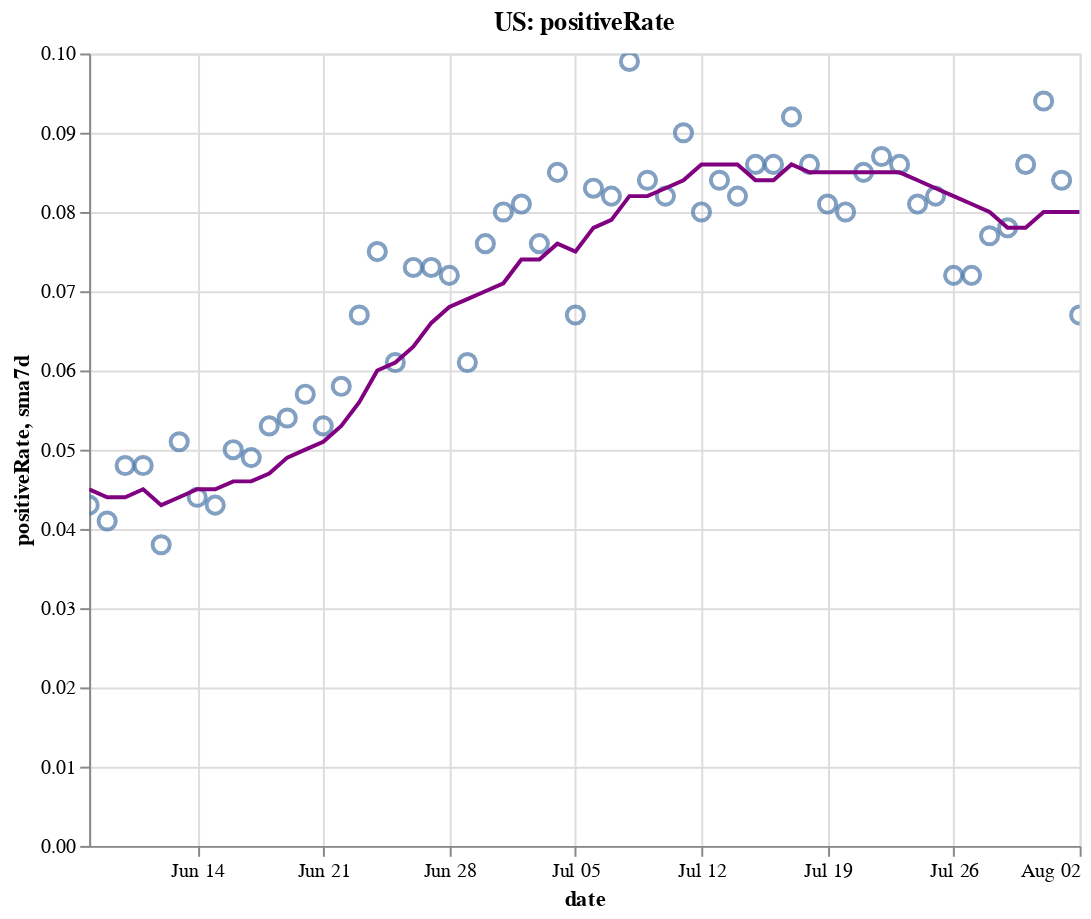

Write notebook code for a chart like this one.
### Code cell
create_plot(us, 'positiveRate')

### Figure 1 — Vega-Lite specification as saved in the notebook (floating-point values rounded to 4 significant figures)
{"config": {"view": {"continuousWidth": 400, "continuousHeight": 300}}, "layer": [{"layer": [{"mark": {"type": "point", "size": 75}, "encoding": {"tooltip": [{"type": "temporal", "field": "date"}, {"type": "quantitative", "field": "positiveRate"}, {"type": "quantitative", "field": "sma7d"}], "x": {"type": "temporal", "field": "date"}, "y": {"type": "quantitative", "field": "positiveRate"}}, "selection": {"selector004": {"type": "interval", "bind": "scales", "encodings": ["x", "y"]}}}, {"mark": {"type": "line", "color": "purple"}, "encoding": {"x": {"type": "temporal", "field": "date"}, "y": {"type": "quantitative", "field": "sma7d"}}}]}, {"mark": {"type": "rule", "color": "#aaa"}, "encoding": {"x": {"type": "temporal", "field": "date"}}, "transform": [{"filter": {"selection": "selector003"}}]}, {"mark": "circle", "encoding": {"opacity": {"condition": {"value": 1, "selection": "selector003"}, "value": 0}, "tooltip": [{"type": "temporal", "field": "date"}, {"type": "quantitative", "field": "positiveRate"}, {"type": "quantitative", "field": "sma7d"}], "x": {"type": "temporal", "field": "date"}, "y": {"type": "quantitative", "field": "positiveRate"}}, "selection": {"selector003": {"type": "single", "encodings": ["x"], "on": "mouseover", "nearest": true, "empty": "none"}}}, {"mark": {"type": "text", "align": "left", "dx": 5, "dy": -5, "stroke": "white", "strokeWidth": 2}, "encoding": {"text": {"type": "quantitative", "field": "positiveRate"}, "tooltip": [{"type": "temporal", "field": "date"}, {"type": "quantitative", "field": "positiveRate"}, {"type": "quantitative", "field": "sma7d"}], "x": {"type": "temporal", "field": "date"}, "y": {"type": "quantitative", "field": "positiveRate"}}, "transform": [{"filter": {"selection": "selector003"}}]}, {"mark": {"type": "text", "align": "left", "dx": 5, "dy": -5}, "encoding": {"text": {"type": "quantitative", "field": "positiveRate"}, "tooltip": [{"type": "temporal", "field": "date"}, {"type": "quantitative", "field": "positiveRate"}, {"type": "quantitative", "field": "sma7d"}], "x": {"type": "temporal", "field": "date"}, "y": {"type": "quantitative", "field": "positiveRate"}}, "transform": [{"filter": {"selection": "selector003"}}]}], "data": {"name": "data-876301de97d156245d21ac6476f3dc89"}, "height": 400, "title": "US: positiveRate", "width": 500, "$schema": "https://vega.github.io/schema/vega-lite/v4.8.1.json", "datasets": {"data-876301de97d156245d21ac6476f3dc89": [{"date": "2020-06-08T00:00:00", "totalTestResultsIncrease": 395100.0, "positiveIncrease": 17010.0, "death": 104900.0, "deathIncrease": 660.0, "positiveRate": 0.043, "state": "US", "sma7d": 0.045}, {"date": "2020-06-09T00:00:00", "totalTestResultsIncrease": 419700.0, "positiveIncrease": 17180.0, "death": 105800.0, "deathIncrease": 898.0, "positiveRate": 0.041, "state": "US", "sma7d": 0.044}, {"date": "2020-06-10T00:00:00", "totalTestResultsIncrease": 429000.0, "positiveIncrease": 20800.0, "death": 106700.0, "deathIncrease": 885.0, "positiveRate": 0.048, "state": "US", "sma7d": 0.044}, {"date": "2020-06-11T00:00:00", "totalTestResultsIncrease": 459500.0, "positiveIncrease": 22030.0, "death": 107600.0, "deathIncrease": 898.0, "positiveRate": 0.048, "state": "US", "sma7d": 0.045}, {"date": "2020-06-12T00:00:00", "totalTestResultsIncrease": 623100.0, "positiveIncrease": 23480.0, "death": 108400.0, "deathIncrease": 772.0, "positiveRate": 0.038, "state": "US", "sma7d": 0.043}, {"date": "2020-06-13T00:00:00", "totalTestResultsIncrease": 496400.0, "positiveIncrease": 25340.0, "death": 109100.0, "deathIncrease": 691.0, "positiveRate": 0.051, "state": "US", "sma7d": 0.044}, {"date": "2020-06-14T00:00:00", "totalTestResultsIncrease": 485200.0, "positiveIncrease": 21370.0, "death": 109400.0, "deathIncrease": 355.0, "positiveRate": 0.044, "state": "US", "sma7d": 0.045}, {"date": "2020-06-15T00:00:00", "totalTestResultsIncrease": 432800.0, "positiveIncrease": 18510.0, "death": 109800.0, "deathIncrease": 380.0, "positiveRate": 0.043, "state": "US", "sma7d": 0.045}, {"date": "2020-06-16T00:00:00", "totalTestResultsIncrease": 464500.0, "positiveIncrease": 23440.0, "death": 110500.0, "deathIncrease": 729.0, "positiveRate": 0.05, "state": "US", "sma7d": 0.046}, {"date": "2020-06-17T00:00:00", "totalTestResultsIncrease": 485300.0, "positiveIncrease": 23870.0, "death": 111300.0, "deathIncrease": 767.0, "positiveRate": 0.049, "state": "US", "sma7d": 0.046}, {"date": "2020-06-18T00:00:00", "totalTestResultsIncrease": 516200.0, "positiveIncrease": 27530.0, "death": 112000.0, "deathIncrease": 704.0, "positiveRate": 0.053, "state": "US", "sma7d": 0.047}, {"date": "2020-06-19T00:00:00", "totalTestResultsIncrease": 574000.0, "positiveIncrease": 31050.0, "death": 112700.0, "deathIncrease": 655.0, "positiveRate": 0.054, "state": "US", "sma7d": 0.049}, {"date": "2020-06-20T00:00:00", "totalTestResultsIncrease": 559200.0, "positiveIncrease": 31990.0, "death": 113300.0, "deathIncrease": 628.0, "positiveRate": 0.057, "state": "US", "sma7d": 0.05}, {"date": "2020-06-21T00:00:00", "totalTestResultsIncrease": 511100.0, "positiveIncrease": 27280.0, "death": 113600.0, "deathIncrease": 292.0, "positiveRate": 0.053, "state": "US", "sma7d": 0.051}, {"date": "2020-06-22T00:00:00", "totalTestResultsIncrease": 466600.0, "positiveIncrease": 27020.0, "death": 113900.0, "deathIncrease": 283.0, "positiveRate": 0.058, "state": "US", "sma7d": 0.053}, {"date": "2020-06-23T00:00:00", "totalTestResultsIncrease": 491700.0, "positiveIncrease": 33020.0, "death": 114600.0, "deathIncrease": 708.0, "positiveRate": 0.067, "state": "US", "sma7d": 0.056}, {"date": "2020-06-24T00:00:00", "totalTestResultsIncrease": 519200.0, "positiveIncrease": 38680.0, "death": 115300.0, "deathIncrease": 724.0, "positiveRate": 0.075, "state": "US", "sma7d": 0.06}, {"date": "2020-06-25T00:00:00", "totalTestResultsIncrease": 637100.0, "positiveIncrease": 39070.0, "death": 117800.0, "deathIncrease": 2501.0, "positiveRate": 0.061, "state": "US", "sma7d": 0.061}, {"date": "2020-06-26T00:00:00", "totalTestResultsIncrease": 606700.0, "positiveIncrease": 44420.0, "death": 118400.0, "deathIncrease": 636.0, "positiveRate": 0.073, "state": "US", "sma7d": 0.063}, {"date": "2020-06-27T00:00:00", "totalTestResultsIncrease": 599400.0, "positiveIncrease": 43780.0, "death": 119000.0, "deathIncrease": 509.0, "positiveRate": 0.073, "state": "US", "sma7d": 0.066}, {"date": "2020-06-28T00:00:00", "totalTestResultsIncrease": 583900.0, "positiveIncrease": 41860.0, "death": 119200.0, "deathIncrease": 271.0, "positiveRate": 0.072, "state": "US", "sma7d": 0.068}, {"date": "2020-06-29T00:00:00", "totalTestResultsIncrease": 646800.0, "positiveIncrease": 39180.0, "death": 119600.0, "deathIncrease": 330.0, "positiveRate": 0.061, "state": "US", "sma7d": 0.069}, {"date": "2020-06-30T00:00:00", "totalTestResultsIncrease": 624100.0, "positiveIncrease": 47460.0, "death": 120200.0, "deathIncrease": 596.0, "positiveRate": 0.076, "state": "US", "sma7d": 0.07}, {"date": "2020-07-01T00:00:00", "totalTestResultsIncrease": 633300.0, "positiveIncrease": 50670.0, "death": 120900.0, "deathIncrease": 701.0, "positiveRate": 0.08, "state": "US", "sma7d": 0.071}, {"date": "2020-07-02T00:00:00", "totalTestResultsIncrease": 662300.0, "positiveIncrease": 53830.0, "death": 121600.0, "deathIncrease": 697.0, "positiveRate": 0.081, "state": "US", "sma7d": 0.074}, {"date": "2020-07-03T00:00:00", "totalTestResultsIncrease": 710900.0, "positiveIncrease": 54220.0, "death": 122100.0, "deathIncrease": 597.0, "positiveRate": 0.076, "state": "US", "sma7d": 0.074}, {"date": "2020-07-04T00:00:00", "totalTestResultsIncrease": 642200.0, "positiveIncrease": 54730.0, "death": 122500.0, "deathIncrease": 306.0, "positiveRate": 0.085, "state": "US", "sma7d": 0.076}, {"date": "2020-07-05T00:00:00", "totalTestResultsIncrease": 681400.0, "positiveIncrease": 45790.0, "death": 122700.0, "deathIncrease": 209.0, "positiveRate": 0.067, "state": "US", "sma7d": 0.075}, {"date": "2020-07-06T00:00:00", "totalTestResultsIncrease": 501200.0, "positiveIncrease": 41600.0, "death": 122900.0, "deathIncrease": 242.0, "positiveRate": 0.083, "state": "US", "sma7d": 0.078}, {"date": "2020-07-07T00:00:00", "totalTestResultsIncrease": 634800.0, "positiveIncrease": 51770.0, "death": 123800.0, "deathIncrease": 922.0, "positiveRate": 0.082, "state": "US", "sma7d": 0.079}, {"date": "2020-07-08T00:00:00", "totalTestResultsIncrease": 629100.0, "positiveIncrease": 62150.0, "death": 124700.0, "deathIncrease": 897.0, "positiveRate": 0.099, "state": "US", "sma7d": 0.082}, {"date": "2020-07-09T00:00:00", "totalTestResultsIncrease": 703000.0, "positiveIncrease": 58840.0, "death": 125600.0, "deathIncrease": 867.0, "positiveRate": 0.084, "state": "US", "sma7d": 0.082}, {"date": "2020-07-10T00:00:00", "totalTestResultsIncrease": 810800.0, "positiveIncrease": 66640.0, "death": 126400.0, "deathIncrease": 854.0, "positiveRate": 0.082, "state": "US", "sma7d": 0.083}, {"date": "2020-07-11T00:00:00", "totalTestResultsIncrease": 698400.0, "positiveIncrease": 63010.0, "death": 127200.0, "deathIncrease": 757.0, "positiveRate": 0.09, "state": "US", "sma7d": 0.084}, {"date": "2020-07-12T00:00:00", "totalTestResultsIncrease": 758300.0, "positiveIncrease": 60980.0, "death": 127700.0, "deathIncrease": 476.0, "positiveRate": 0.08, "state": "US", "sma7d": 0.086}, {"date": "2020-07-13T00:00:00", "totalTestResultsIncrease": 693600.0, "positiveIncrease": 58460.0, "death": 128000.0, "deathIncrease": 327.0, "positiveRate": 0.084, "state": "US", "sma7d": 0.086}, {"date": "2020-07-14T00:00:00", "totalTestResultsIncrease": 770000.0, "positiveIncrease": 62880.0, "death": 128700.0, "deathIncrease": 736.0, "positiveRate": 0.082, "state": "US", "sma7d": 0.086}, {"date": "2020-07-15T00:00:00", "totalTestResultsIncrease": 762000.0, "positiveIncrease": 65380.0, "death": 129600.0, "deathIncrease": 858.0, "positiveRate": 0.086, "state": "US", "sma7d": 0.084}, {"date": "2020-07-16T00:00:00", "totalTestResultsIncrease": 827600.0, "positiveIncrease": 70950.0, "death": 130600.0, "deathIncrease": 974.0, "positiveRate": 0.086, "state": "US", "sma7d": 0.084}, {"date": "2020-07-17T00:00:00", "totalTestResultsIncrease": 837400.0, "positiveIncrease": 77230.0, "death": 131500.0, "deathIncrease": 951.0, "positiveRate": 0.092, "state": "US", "sma7d": 0.086}, {"date": "2020-07-18T00:00:00", "totalTestResultsIncrease": 761600.0, "positiveIncrease": 65180.0, "death": 132400.0, "deathIncrease": 872.0, "positiveRate": 0.086, "state": "US", "sma7d": 0.085}, {"date": "2020-07-19T00:00:00", "totalTestResultsIncrease": 798500.0, "positiveIncrease": 64880.0, "death": 132900.0, "deathIncrease": 526.0, "positiveRate": 0.081, "state": "US", "sma7d": 0.085}, {"date": "2020-07-20T00:00:00", "totalTestResultsIncrease": 711000.0, "positiveIncrease": 56970.0, "death": 133300.0, "deathIncrease": 362.0, "positiveRate": 0.08, "state": "US", "sma7d": 0.085}, {"date": "2020-07-21T00:00:00", "totalTestResultsIncrease": 750200.0, "positiveIncrease": 63640.0, "death": 134300.0, "deathIncrease": 1038.0, "positiveRate": 0.085, "state": "US", "sma7d": 0.085}, {"date": "2020-07-22T00:00:00", "totalTestResultsIncrease": 795500.0, "positiveIncrease": 69150.0, "death": 135400.0, "deathIncrease": 1117.0, "positiveRate": 0.087, "state": "US", "sma7d": 0.085}, {"date": "2020-07-23T00:00:00", "totalTestResultsIncrease": 824400.0, "positiveIncrease": 71030.0, "death": 136500.0, "deathIncrease": 1039.0, "positiveRate": 0.086, "state": "US", "sma7d": 0.085}, {"date": "2020-07-24T00:00:00", "totalTestResultsIncrease": 929800.0, "positiveIncrease": 75190.0, "death": 137700.0, "deathIncrease": 1178.0, "positiveRate": 0.081, "state": "US", "sma7d": 0.084}, {"date": "2020-07-25T00:00:00", "totalTestResultsIncrease": 797600.0, "positiveIncrease": 65410.0, "death": 138700.0, "deathIncrease": 1037.0, "positiveRate": 0.082, "state": "US", "sma7d": 0.083}, {"date": "2020-07-26T00:00:00", "totalTestResultsIncrease": 855800.0, "positiveIncrease": 61710.0, "death": 139200.0, "deathIncrease": 558.0, "positiveRate": 0.072, "state": "US", "sma7d": 0.082}, {"date": "2020-07-27T00:00:00", "totalTestResultsIncrease": 760800.0, "positiveIncrease": 55130.0, "death": 140300.0, "deathIncrease": 1059.0, "positiveRate": 0.072, "state": "US", "sma7d": 0.081}, {"date": "2020-07-28T00:00:00", "totalTestResultsIncrease": 733200.0, "positiveIncrease": 56230.0, "death": 141400.0, "deathIncrease": 1121.0, "positiveRate": 0.077, "state": "US", "sma7d": 0.08}, {"date": "2020-07-29T00:00:00", "totalTestResultsIncrease": 855600.0, "positiveIncrease": 66970.0, "death": 142900.0, "deathIncrease": 1447.0, "positiveRate": 0.078, "state": "US", "sma7d": 0.078}, {"date": "2020-07-30T00:00:00", "totalTestResultsIncrease": 812900.0, "positiveIncrease": 69720.0, "death": 144100.0, "deathIncrease": 1262.0, "positiveRate": 0.086, "state": "US", "sma7d": 0.078}, {"date": "2020-07-31T00:00:00", "totalTestResultsIncrease": 719000.0, "positiveIncrease": 67500.0, "death": 145400.0, "deathIncrease": 1308.0, "positiveRate": 0.094, "state": "US", "sma7d": 0.08}, {"date": "2020-08-01T00:00:00", "totalTestResultsIncrease": 713300.0, "positiveIncrease": 60260.0, "death": 146600.0, "deathIncrease": 1172.0, "positiveRate": 0.084, "state": "US", "sma7d": 0.08}, {"date": "2020-08-02T00:00:00", "totalTestResultsIncrease": 721400.0, "positiveIncrease": 48540.0, "death": 147100.0, "deathIncrease": 515.0, "positiveRate": 0.067, "state": "US", "sma7d": 0.08}]}}
